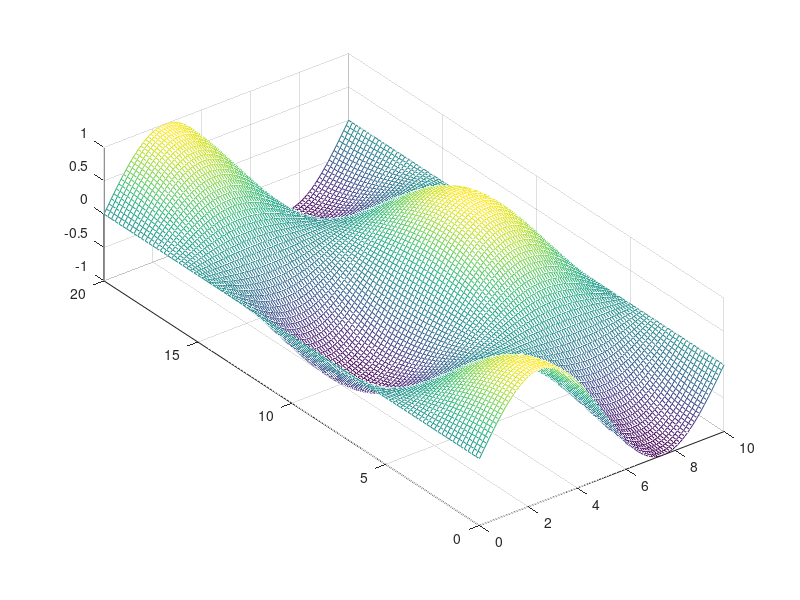

Write MATLAB code to recreate this figure. (Note: this script raises an error after producing the figure.)
clc
clear
close all

printfigure = 1;

Length_x = 10;  
Length_y = 20;  
Time = 200;   % Zetiraum
step_length_x = 0.1;
step_length_y = 0.2;
step_time = 1;
x = 0 : step_length_x : Length_x;
y = 0 : step_length_y : Length_y;
t = 0 : step_time : Time;
N_length_x = length(x);
N_length_y = length(y);
N_time = length(t);

k = 0.1;  % Waermeleitfaehigkeit in cm^2/s

N = 10;  % Grad
lambda = 0 : pi / Length_x : N * pi / Length_x;
sigma = 0 : pi / Length_y : N * pi / Length_y;

f = zeros(N_time, N_length_x, N_length_y);  % Temperaturmatrix
for i = 1 : N_length_x
    for j = 1 : N_length_y
        f(1,i,j) = sin(x(i) / Length_x * 2 * pi) * cos(y(j) / Length_y * 2 * pi);
    end
end

[Y,X] = meshgrid(y,x);
mesh(X,Y,squeeze(f(1,:,:)));
caxis([-1 1])
pbaspect([1 Length_y/Length_x 0.5])
setmesh('Anfangsbedingung','$x$','$y$','$f$','T_2D_homo_modal_inital_condition',printfigure)

phi = zeros(N + 1, N_length_x);  % Eigenfunktionen
psi = zeros(N + 1, N_length_y);  % Eigenfunktionen
T = zeros(N + 1, N + 1, N_time);  % Gewichtung

phi(1,:) = sqrt(1 / Length_x);
for i = 2 : N + 1
    for n = 1 : N_length_x
        phi(i, n) = sqrt(2 / Length_x) * cos(lambda(i) * x(n));
    end
end
psi(1,:) = sqrt(1 / Length_y);
for i = 2 : N + 1
    for n = 1 : N_length_y
        psi(i, n) = sqrt(2 / Length_y) * cos(sigma(i) * y(n));
    end
end

figure
for i = 1 : N + 1
    plot(x,phi(i,:))
    hold on
end
txt = ['$G = ',num2str(N),'$'];
TEXT = text(8,0.4,txt,'FontSize',30);
set(TEXT,'Interpreter','latex')
setplt('Eigenfunktionen $\varphi$','$x$','$value$','T_2D_homo_modal_Eigenfunctions_phi',printfigure)

figure
for i = 1 : N + 1
    plot(y,psi(i,:))
    hold on
end
txt = ['$G = ',num2str(N),'$'];
TEXT = text(16,0.3,txt,'FontSize',30);
set(TEXT,'Interpreter','latex')
setplt('Eigenfunktionen $\psi$','$y$','$value$','T_2D_homo_modal_Eigenfunctions_psi',printfigure)

for i = 1 : N + 1
    for j = 1 : N + 1
        T(i, j, 1) = 0;
        for n = 1 : N_length_x
            for m = 1 : N_length_y
                T(i, j, 1) = T(i, j, 1) + f(1,n,m) * phi(i, n) * psi(j, m) * step_length_x * step_length_y;
            end
        end
    end
end

for i = 1 : N + 1
    for j = 1 : N + 1
        for n = 2 : N_time
            T(i, j, n) = (1 - step_time * k * (lambda(i)^2 + sigma(j)^2))^(n - 1) * T(i, j, 1);
        end
    end
end

f = zeros(N_time, N_length_x, N_length_y);  % Temperaturmatrix
for n = 1 : N_time
    for i = 1 : N + 1
        for j = 1 : N + 1
            for x_direction = 1 : N_length_x
                for y_direction = 1 : N_length_y
                    f(n,x_direction,y_direction) = f(n,x_direction,y_direction) + T(i,j,n) * phi(i,x_direction) * psi(j,y_direction);
                end
            end
        end
    end
end

figure
for n = 1 : 5 : N_time
    mesh(X,Y,squeeze(f(n,:,:)))
    zlim([-1.5 1.5])
    pbaspect([1 Length_y/Length_x 0.5])
    setmesh('Temperaturverteilung','$x$','$y$','$f$','T_2D_homo_modal',0)
    set(gcf,'outerposition',get(0,'screensize'));
    txt = ['$t = ',num2str((n-1)*step_time),'$'];
    TEXT = text(8,0,0.5,txt,'FontSize',60);
    set(TEXT,'Interpreter','latex')
    txt = ['$G = ',num2str(N),'$'];
    TEXT = text(8,0,1.8,txt,'FontSize',60);
    set(TEXT,'Interpreter','latex')
    caxis([-1 1])
    drawnow
    frame=getframe(gcf);
    imind=frame2im(frame);
    [imind,cm] = rgb2ind(imind,256);
    if printfigure == 1
        if n==1
             imwrite(imind,cm,'T_2D_homo_modal.gif','gif', 'Loopcount',inf,'DelayTime',1e-6);
        else
             imwrite(imind,cm,'T_2D_homo_modal.gif','gif','WriteMode','append','DelayTime',1e-6);
        end
    end
end

figure
for n = 1 : 6
    a = round((N_time - 1) / 5 * (n - 1)) + 1;
    mesh(X,Y,squeeze(f(a,:,:)))
    zlim([-1.5 1.5])
    pbaspect([1 Length_y/Length_x 0.5])
    caxis([-1 1])
    set(gcf,'outerposition',get(0,'screensize'));
    txt = ['$t = ',num2str(t(a)),'$'];
    TEXT = text(8,0,0.5,txt,'FontSize',60);
    set(TEXT,'Interpreter','latex')
    txt = ['$G = ',num2str(N),'$'];
    TEXT = text(8,0,1.8,txt,'FontSize',60);
    set(TEXT,'Interpreter','latex')
    drawnow
    name = ['T_2D_homo_modal_shot_',num2str(n)];
    setmesh('','$x$','$y$','$f$',name,printfigure)
end

close all